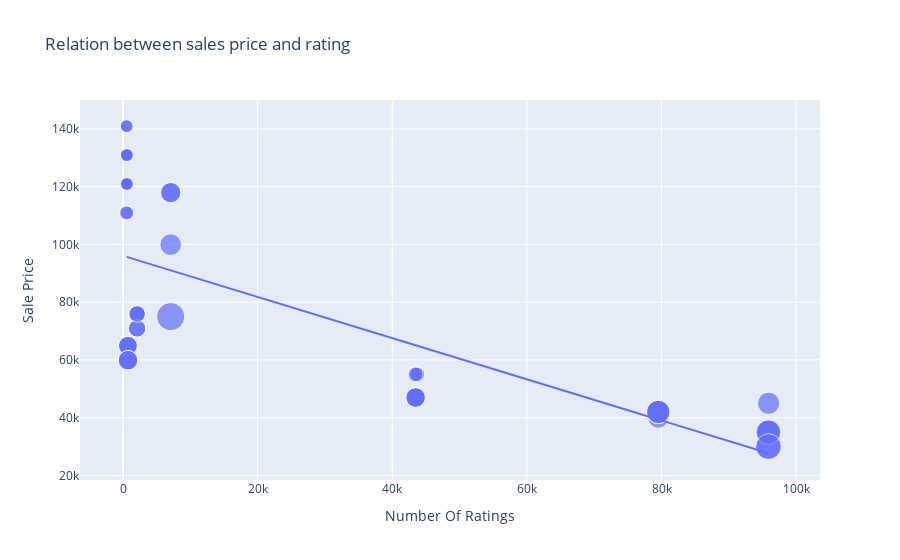

This figure's notebook cell:
### Code cell
figure = px.scatter(data_frame = data,
                    x = "Number Of Ratings" ,
                    y = "Sale Price" ,
                    size = "Discount Percentage",
                    trendline = "ols",
                    title = "Relation between sales price and rating")
figure.show()

### Figure 1 — Plotly figure (JSON) as saved in the notebook; plotly's stock layout.template omitted (floating-point values rounded to 4 significant figures)
{"data": [{"hovertemplate": "Number Of Ratings=%{x}<br>Sale Price=%{y}<br>Discount Percentage=%{marker.size}<extra></extra>", "legendgroup": "", "marker": {"color": "#636efa", "size": [0, 0, 0, 0, 0, 0, 0, 0, 0, 20, 16, 20, 20, 20, 0, 0, 0, 0, 29, 15, 0, 15, 17, 18, 6, 6, 13, 6, 14, 10, 7, 6, 6, 13, 13, 10, 10, 6, 14, 6, 10, 6, 11, 11, 10, 14, 7, 6, 6, 6, 8, 8, 24, 22, 22, 22, 8, 24, 14, 14, 14, 14], "sizemode": "area", "sizeref": 0.0725, "symbol": "circle"}, "mode": "markers", "name": "", "orientation": "v", "showlegend": false, "type": "scatter", "x": [3431, 3431, 3431, 11202, 11202, 3431, 3431, 11202, 1454, 79512, 79512, 79582, 79512, 79512, 1078, 1078, 1078, 1078, 7088, 7088, 1078, 7088, 7081, 95909, 542, 580, 740, 545, 740, 2101, 545, 580, 580, 730, 730, 2101, 2101, 580, 740, 580, 2092, 545, 2101, 2092, 2101, 740, 545, 580, 580, 580, 43707, 43707, 95807, 95909, 95807, 95909, 43470, 95909, 43470, 43470, 43470, 43470], "xaxis": "x", "y": [49900, 84900, 84900, 77000, 77000, 49900, 49900, 77000, 89900, 41999, 39999, 41999, 41999, 41999, 131900, 117100, 131900, 117100, 74999, 117900, 117100, 117900, 99900, 44999, 140900, 130900, 64900, 120900, 59900, 75900, 110900, 130900, 120900, 64900, 64900, 75900, 75900, 120900, 59900, 120900, 75900, 140900, 70900, 70900, 75900, 59900, 110900, 120900, 130900, 130900, 54999, 54999, 29999, 34999, 34999, 34999, 54999, 29999, 46999, 46999, 46999, 46999], "yaxis": "y"}, {"hovertemplate": "<b>OLS trendline</b><br>Sale Price = -0.712783 * Number Of Ratings + 96054.8<br>R<sup>2</sup>=0.492139<br><br>Number Of Ratings=%{x}<br>Sale Price=%{y} <b>(trend)</b><extra></extra>", "legendgroup": "", "marker": {"color": "#636efa", "symbol": "circle"}, "mode": "lines", "name": "", "showlegend": false, "type": "scatter", "x": [542, 545, 545, 545, 545, 580, 580, 580, 580, 580, 580, 580, 580, 730, 730, 740, 740, 740, 740, 1078, 1078, 1078, 1078, 1078, 1454, 2092, 2092, 2101, 2101, 2101, 2101, 2101, 3431, 3431, 3431, 3431, 3431, 7081, 7088, 7088, 7088, 11202, 11202, 11202, 43470, 43470, 43470, 43470, 43470, 43707, 43707, 79512, 79512, 79512, 79512, 79582, 95807, 95807, 95909, 95909, 95909, 95909], "xaxis": "x", "y": [95670.0, 95670.0, 95670.0, 95670.0, 95670.0, 95640.0, 95640.0, 95640.0, 95640.0, 95640.0, 95640.0, 95640.0, 95640.0, 95530.0, 95530.0, 95530.0, 95530.0, 95530.0, 95530.0, 95290.0, 95290.0, 95290.0, 95290.0, 95290.0, 95020.0, 94560.0, 94560.0, 94560.0, 94560.0, 94560.0, 94560.0, 94560.0, 93610.0, 93610.0, 93610.0, 93610.0, 93610.0, 91010.0, 91000.0, 91000.0, 91000.0, 88070.0, 88070.0, 88070.0, 65070.0, 65070.0, 65070.0, 65070.0, 65070.0, 64900.0, 64900.0, 39380.0, 39380.0, 39380.0, 39380.0, 39330.0, 27770.0, 27770.0, 27690.0, 27690.0, 27690.0, 27690.0], "yaxis": "y"}], "layout": {"autosize": true, "legend": {"itemsizing": "constant", "tracegroupgap": 0}, "title": {"text": "Relation between sales price and rating"}, "xaxis": {"anchor": "y", "autorange": true, "domain": [0, 1], "range": [-9460.0, 107500.0], "title": {"text": "Number Of Ratings"}, "type": "linear"}, "yaxis": {"anchor": "x", "autorange": true, "domain": [0, 1], "range": [11530.0, 153700.0], "title": {"text": "Sale Price"}, "type": "linear"}}}
